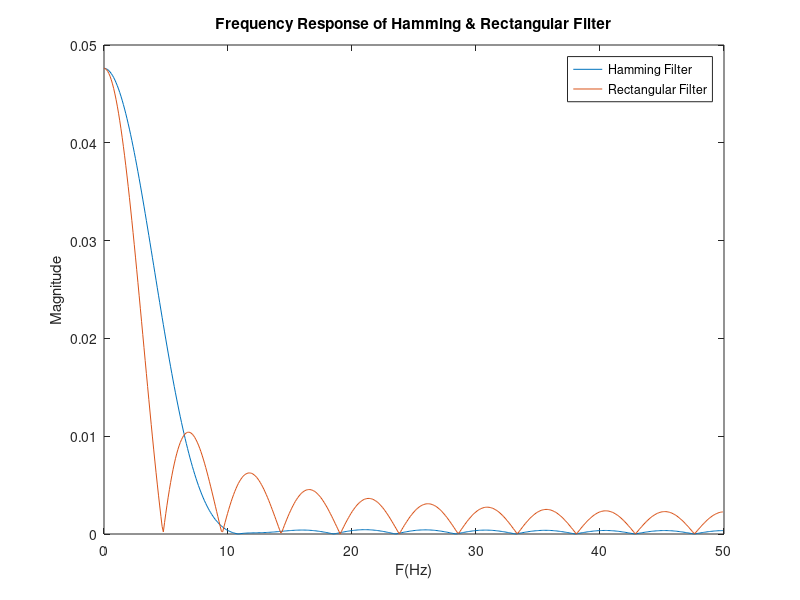

This figure's MATLAB source:
close all;
clear all;
clc;

%% Exercise 1

%Set constants of the low-pass filter
omega_c = 0.4*pi;  
Fc = omega_c/(2*pi); 
Fs = 100;
N = 21;

f_axis = @(w,Fs) 0:Fs/(2*length(w)):Fs/2-Fs/(2*length(w));


%Normalize the cutoff frequency
omega_n = Fc/(Fs/2);

%Create the filters. fir1() designs an N'th order lowpass FIR digital filter
% and returns the filter coefficients 
hFilter = fir1(N-1, omega_n, hamming(N));
rFilter = fir1(N-1, omega_n, rectwin(N));

%Get the frequency response at the N-point freq vector
[h1,w1] = freqz(hFilter,N);
[h2,w2] = freqz(rFilter,N);

%Fix the frequency axis 
hFreq = f_axis(w1,Fs);
rFreq = f_axis(w2,Fs);

%Plot the freq response
figure;
plot(hFreq, abs(h1));
hold on;
plot(rFreq, abs(h2));
xlabel('F(Hz)');
ylabel('Magnitude');
legend('Hamming Filter', 'Rectangular Filter');
title('Frequency Response of Hamming & Rectangular Filter');


